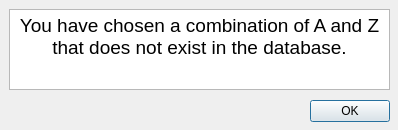
<?xml version="1.0" encoding="UTF-8"?>
<ui version="4.0">
 <class>MassWarningDialog</class>
 <widget class="QDialog" name="MassWarningDialog">
  <property name="geometry">
   <rect>
    <x>0</x>
    <y>0</y>
    <width>398</width>
    <height>130</height>
   </rect>
  </property>
  <property name="windowTitle">
   <string>Dialog</string>
  </property>
  <widget class="QTextBrowser" name="textBrowser">
   <property name="geometry">
    <rect>
     <x>9</x>
     <y>9</y>
     <width>381</width>
     <height>81</height>
    </rect>
   </property>
   <property name="html">
    <string>&lt;!DOCTYPE HTML PUBLIC &quot;-//W3C//DTD HTML 4.0//EN&quot; &quot;http://www.w3.org/TR/REC-html40/strict.dtd&quot;&gt;
&lt;html&gt;&lt;head&gt;&lt;meta name=&quot;qrichtext&quot; content=&quot;1&quot; /&gt;&lt;style type=&quot;text/css&quot;&gt;
p, li { white-space: pre-wrap; }
&lt;/style&gt;&lt;/head&gt;&lt;body style=&quot; font-family:'Sans Serif'; font-size:9pt; font-weight:400; font-style:normal;&quot;&gt;
&lt;p align=&quot;center&quot; style=&quot; margin-top:0px; margin-bottom:0px; margin-left:0px; margin-right:0px; -qt-block-indent:0; text-indent:0px;&quot;&gt;&lt;span style=&quot; font-size:14pt;&quot;&gt;You have chosen a combination of A and Z that does not exist in the database.&lt;/span&gt;&lt;/p&gt;&lt;/body&gt;&lt;/html&gt;</string>
   </property>
  </widget>
  <widget class="QPushButton" name="pushButton">
   <property name="geometry">
    <rect>
     <x>310</x>
     <y>100</y>
     <width>80</width>
     <height>22</height>
    </rect>
   </property>
   <property name="text">
    <string>OK</string>
   </property>
  </widget>
 </widget>
 <resources/>
 <connections/>
</ui>
